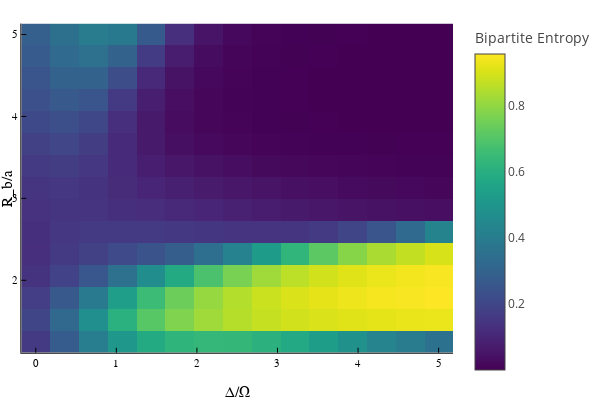

Source (notebook cell):
### Code cell
plot(plot1)

### Figure 1 — Plotly figure (JSON) as saved in the notebook; plotly's stock layout.template omitted (floating-point values rounded to 4 significant figures; data arrays with more than 128 entries replaced by an {"elided": "..."} marker saying what was removed)
{"data": [{"colorbar": {"title": "Bipartite Entropy"}, "colorscale": {"elided": "256x2 mixed values"}, "hoverinfo": "text", "name": "y1", "showlegend": false, "showscale": true, "text": {"elided": "15x15 str values"}, "type": "heatmap", "x": [-0.1786, 0.1786, 0.5357, 0.8929, 1.25, 1.607, 1.964, 2.321, 2.679, 3.036, 3.393, 3.75, 4.107, 4.464, 4.821, 5.179], "xaxis": "x", "y": [1.116, 1.384, 1.652, 1.92, 2.188, 2.455, 2.723, 2.991, 3.259, 3.527, 3.795, 4.062, 4.33, 4.598, 4.866, 5.134], "yaxis": "y", "z": {"elided": "15x15 float values"}, "zmax": 0.9551, "zmin": 0.0001509}], "layout": {"annotations": [], "height": 400, "legend": {"bgcolor": "rgba(255, 255, 255, 1.000)", "bordercolor": "rgba(0, 0, 0, 1.000)", "borderwidth": 1, "font": {"color": "rgba(0, 0, 0, 1.000)", "family": "sans-serif", "size": 11}, "title": {"font": {"color": "rgba(0, 0, 0, 1.000)", "family": "sans-serif", "size": 15}, "text": ""}, "tracegroupgap": 0, "traceorder": "normal", "x": 1, "xanchor": "auto", "y": 1, "yanchor": "auto"}, "margin": {"b": 20, "l": 0, "r": 0, "t": 20}, "paper_bgcolor": "rgba(255, 255, 255, 1.000)", "plot_bgcolor": "rgba(255, 255, 255, 1.000)", "showlegend": true, "width": 600, "xaxis": {"anchor": "y", "domain": [0.04684, 0.9934], "gridcolor": "rgba(0, 0, 0, 0.100)", "gridwidth": 0.5, "linecolor": "rgba(0, 0, 0, 1.000)", "mirror": false, "range": [-0.1786, 5.179], "showgrid": true, "showline": true, "showticklabels": true, "tickangle": 0, "tickcolor": "rgb(0, 0, 0)", "tickfont": {"color": "rgba(0, 0, 0, 1.000)", "family": "sans-serif", "size": 11}, "tickmode": "array", "ticks": "inside", "ticktext": ["0", "1", "2", "3", "4", "5"], "tickvals": [0, 1, 2, 3, 4, 5], "title": "Δ/Ω", "titlefont": {"color": "rgba(0, 0, 0, 1.000)", "family": "sans-serif", "size": 15}, "type": "-", "visible": true, "zeroline": false, "zerolinecolor": "rgba(0, 0, 0, 1.000)"}, "yaxis": {"anchor": "x", "domain": [0.07581, 0.9902], "gridcolor": "rgba(0, 0, 0, 0.100)", "gridwidth": 0.5, "linecolor": "rgba(0, 0, 0, 1.000)", "mirror": false, "range": [1.116, 5.134], "showgrid": true, "showline": true, "showticklabels": true, "tickangle": 0, "tickcolor": "rgb(0, 0, 0)", "tickfont": {"color": "rgba(0, 0, 0, 1.000)", "family": "sans-serif", "size": 11}, "tickmode": "array", "ticks": "inside", "ticktext": ["2", "3", "4", "5"], "tickvals": [2, 3, 4, 5], "title": "R_b/a", "titlefont": {"color": "rgba(0, 0, 0, 1.000)", "family": "sans-serif", "size": 15}, "type": "-", "visible": true, "zeroline": false, "zerolinecolor": "rgba(0, 0, 0, 1.000)"}}}
